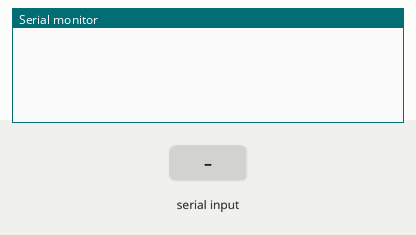
Recording of a sketch running on a simulated Arduino Uno, built with avr-gcc and run on an emulated ATmega328P. Shown: the last lines printed to the serial monitor. The inputs (shaded band) are chosen by the test bench.

Above: at 1.2 s.
1.3 s: "90,45\n" received over Serial
At 2.2 s:
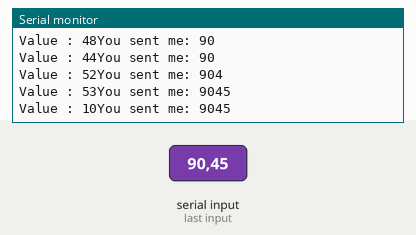
2.8 s: "30,150\n" received over Serial
At 3.5 s:
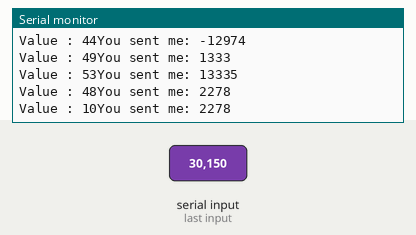
Timing chart, 0 to 5.8 s (numbered marks = the images above; inputs shaded):
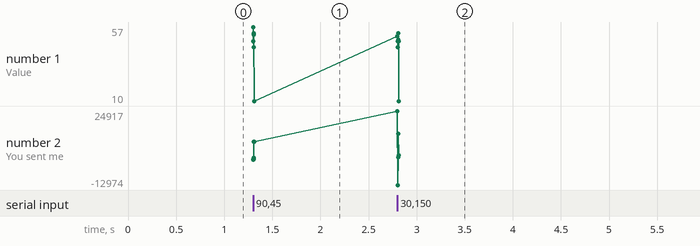

Measured:
- after the input at 1.3 s, the serial monitor: prints a new line at once (image 1)
- after the input at 2.8 s, the serial monitor: prints a new line at once (image 2)
- plotted number 2: 9045 → 2278 after the input at 2.8 s

The sketch:

testSerial.ino
```cpp
String inString = "";
void setup() {
  Serial.begin(115200);
}
void loop() {
  if (Serial.available() > 0) {
    int inChar = Serial.read();
    Serial.print("Value : ");
    Serial.print(inChar);
    if(isDigit(inChar)){
      inString += (char)inChar;
    }
    int number = inString.toInt();
    Serial.print("You sent me: ");
    Serial.println(number);
  }
}
```
